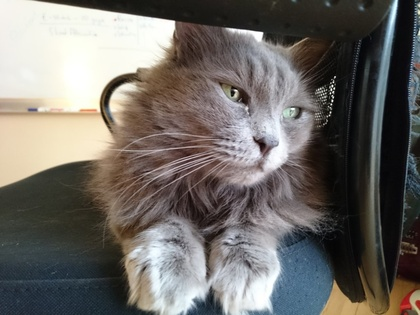
%> input picture MATLAB Codes/images/Gölge.jpg, 420 x 315 px, shrunk from 1024 x 768 before the run
$ octave example.m   (GNU Octave 9; MATLAB toolbox functions it lacks are replaced by stand-ins)
%> lines starting %> are read from the running program, lines starting %| are printed output that depends on the picture; in (x1, y1, x2, y2) boxes, pixels count from 0 and x2, y2 are one past the last pixel; in counts of white or black regions, pixels touching at a corner belong together; the program's own positions count from 1
### MATLAB Codes/makeFieldFromImage.m

function [E_target,maxIntensity] = makeFieldFromImage()


clear I
clear phase
I = imread('images/Gölge.jpg');
%> I is the input picture: size 315x420x3 uint8; mean R, G, B 111.6, 107.6, 103.2
I = (double(I(:,:,1))+double(I(:,:,2))+double(I(:,:,3)))/3;
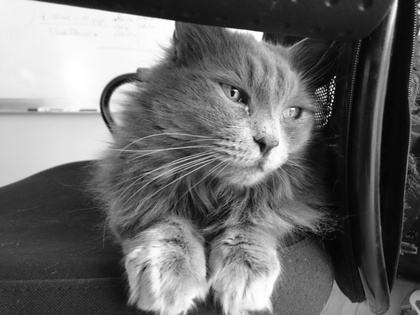
%> I: size 315x420 double; min 0.333, max 255, mean 107.5
I = I / 255;
I = min(1,I*1.3);
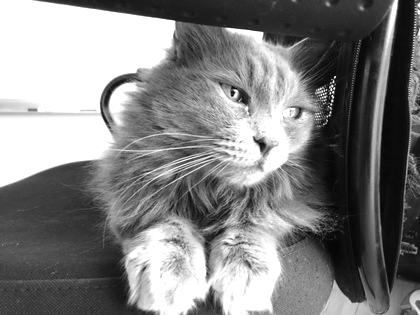
%> I: size 315x420 double; min 0.0017, max 1, mean 0.511
phase = imread('images/Behzat.jpg');
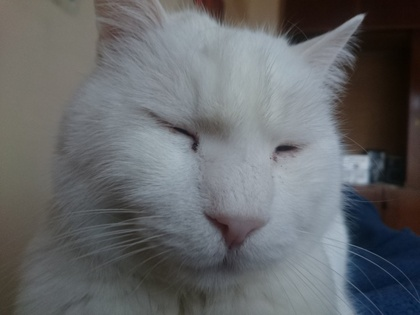
%> input picture MATLAB Codes/images/Behzat.jpg, 420 x 315 px, shrunk from 1024 x 768 before the run
%> phase is the input picture: size 315x420x3 uint8; mean R, G, B 100.6, 102.7, 105
phase = double(phase(:,:,1));
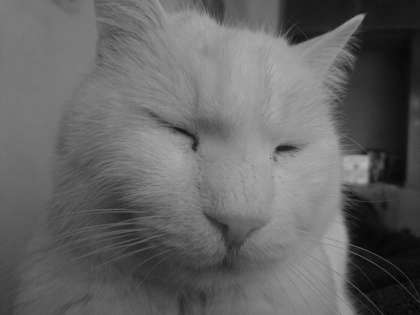
%> phase: size 315x420 double; min 1, max 182, mean 100.6
phase = phase/max(max(phase))*pi;
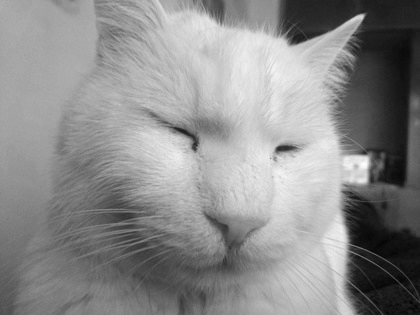
%> phase: size 315x420 double; min 0.0173, max 3.14, mean 1.74; drawn with min black and max white
E_target = sqrt(I).*exp((1.9*pi*phase/max(max(phase))-pi)*1i);

maxIntensity = max(max(I))/sum(sum(I));
%> maxIntensity = 1.48e-05


### MATLAB Codes/superpixelMethod.m

function [DMDpattern,E_obtained,fidelity,efficiency] = superpixelMethod(E_target,resolution,mask)

% for simplicity we take number of DMD pixels equal to the size of E_target
% resolution is given in DMDpixels

[ny, nx] = size(E_target);

% Create Fourier mask
FourierMaskSystemResolution = FourierMask(ny,nx,resolution,mask);

% Rescale the target to the superpixel resolution
E_superpixelResolution = rescaleTargetToSuperpixelResolution(E_target);

% Normalize such that the maximum amplitude is 1
E_superpixelResolution = E_superpixelResolution / max(max(abs(E_superpixelResolution)));

% Calculate which DMD pixels to turn on according to the superpixel method
DMDpixels = phaseAndAmplitude_to_DMDpixels_lookupTable(E_superpixelResolution,'maxAmplitude');
DMDpattern = abs(DMDpixels);

% First lens
DMDpixels_ft = fftshift(fft2(ifftshift(DMDpixels)));

% Spatial filter
DMDpixels_ft = DMDpixels_ft .* FourierMaskSystemResolution;

% Second lens
E_obtained = fftshift(ifft2(ifftshift(DMDpixels_ft)));

% Intensity efficiency (total intensity in E_obtained / total incident
% intensity)
efficiency = sum(sum(abs(E_obtained / sqrt(nx*ny)).^2));

% Normalize fields
E_obtained = E_obtained/sqrt(sum(sum(abs(E_obtained).^2)));
E_target = E_target/sqrt(sum(sum(abs(E_target).^2)));

% Calculate the fidelity
g = innerProduct(E_target,E_obtained);
fidelity = abs(g)^2;

### MATLAB Codes/misc_functions/FourierMask.m
function FourierMask = FourierMask(ny,nx,resolution,mask)

% Create circular aperture around the center

FourierMask = zeros(ny,nx);

maskCenterX = ceil((nx+1)/2);
maskCenterY = ceil((ny+1)/2);

if strcmp(mask,'gaussian')
    for i = 1:ny
        for j = 1:nx
                FourierMask(i,j) = exp(-((i-maskCenterY)^2+(ny/nx*(j-maskCenterX))^2)/(ny/resolution/2)^2);
        end
    end
elseif strcmp(mask,'square1')
    for i = 1:ny
        for j = 1:nx
            if max(abs(i-maskCenterY),abs(ny/nx*(j-maskCenterX))) < (ny/resolution/2)
                FourierMask(i,j) = 1;
            end
        end
    end
elseif strcmp(mask,'square2')
    for i = 1:ny
        for j = 1:nx
            if abs(i-maskCenterY)+abs(ny/nx*(j-maskCenterX)) < (ny/resolution/2)
                FourierMask(i,j) = 1;
            end
        end
    end
else
    for i = 1:ny
        for j = 1:nx
            if (i-maskCenterY)^2+(ny/nx*(j-maskCenterX))^2 < (ny/resolution/2)^2
                FourierMask(i,j) = 1;
            end
        end
    end

end

### MATLAB Codes/misc_functions/rescaleTargetToSuperpixelResolution.m
function E_superpixelResolution = rescaleTargetToSuperpixelResolution(E_target)

% Rescale the target field to the superpixel resolution (currently
% only 4x4 superpixels implemented)
superpixelSize = 4;

[ny,nx] = size(E_target);
maskCenterX = ceil((nx+1)/2);
maskCenterY = ceil((ny+1)/2);

FourierMaskSuperpixelResolution = zeros(ny,nx);

nSuperpixelX = nx / superpixelSize;
nSuperpixelY = ny / superpixelSize;

for i = 1:ny
    for j = 1:nx
        if (i-maskCenterY)^2+(ny/nx*(j-maskCenterX))^2 < (ny/superpixelSize/2)^2
            FourierMaskSuperpixelResolution(i,j) = 1;
        end
    end
end

E_target_ft = fftshift(fft2(ifftshift(E_target)));

% Apply mask
E_target_ft = FourierMaskSuperpixelResolution.*E_target_ft;

% Remove zeros outside of mask
E_superpixelResolution_ft = E_target_ft((maskCenterY - ceil((nSuperpixelY-1)/2)):(maskCenterY + floor((nSuperpixelY-1)/2)),(maskCenterX - ceil((nSuperpixelX-1)/2)):(maskCenterX + floor((nSuperpixelX-1)/2)));

% Add phase gradient to compensate for anomalous 1.5 pixel shift in real
% plane
phaseFactor = ones(nSuperpixelY,nSuperpixelX);
for k = 1:nSuperpixelY
    for j = 1:nSuperpixelX
        phaseFactor(k,j) = exp(2*1i*pi*(k/nSuperpixelY+j/nSuperpixelX)*3/8);
    end
end
E_superpixelResolution_ft = E_superpixelResolution_ft.*phaseFactor;

% Fourier transform back to DMD plane
E_superpixelResolution = fftshift(ifft2(ifftshift( E_superpixelResolution_ft )));

### MATLAB Codes/example.m
clear all
close all

addpath('misc_functions')
addpath('superpixel_lookupTable')
% Definitions
lambda = 0.532;   %um
f1 = 200;         %mm
f2 = 200;         %mm
d = 13.68;        %um distance between mirrors
n = 4;            %n x n is one superpixel

% Aperture Pos
a = lambda*f1/(n^2*d); %in mm since lambda & d are both in um
apt_X = -a;
apt_Y = n*a;


% Diffraction limited spot size in target plane in units of DMD pixels:
resolution = 8;

% Shape of spatial filter:
mask = 'circle';    % choose 'circle'/'square1'/'square2'/'gaussian'

% Create a target field of the size of the DMD:

%[E_target, maxIntensity] = makeBesselFromScratch(9,0,0); % n in Ra/n, ang, A == Zernike coeff.
%[E_target, maxIntensity] = makeBesselBFP(5,70,0,1);
%[E_target, maxIntensity] = makeBesselBFPZern(0,30);
[E_target, maxIntensity] = makeFieldFromImage();
%> maxIntensity = 1.48e-05
%[E_target, maxIntensity] = makeZernTri(5,10);
%[E_target, maxIntensity] = makeSpecklePattern(8);


% Apply the superpixel method to the target field. Here superpixels of size
% 4x4 are used.

[DMDpattern_superpixel, E_superpixel, fidelity_superpixel, efficiency_superpixel] = superpixelMethod(E_target, resolution, mask);
%> after the loop in FourierMask, `for i = 1:ny`:
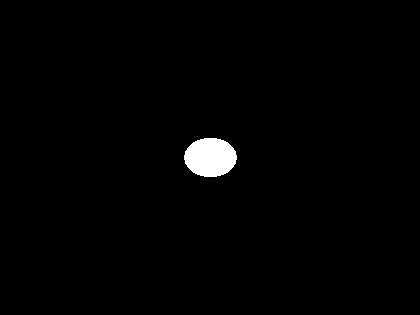
%> FourierMask: size 315x420 double; values 0 (black) and 1 (white), 1.2% white; 1 white region, box (x1, y1, x2, y2) and area: (184, 138, 237, 177) 1623
%> after the loop in rescaleTargetToSuperpixelResolution, `for i = 1:ny`:
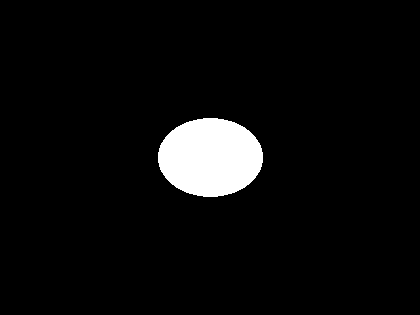
%> FourierMaskSuperpixelResolution: size 315x420 double; values 0 (black) and 1 (white), 4.9% white; 1 white region, box (x1, y1, x2, y2) and area: (158, 118, 263, 197) 6503
%> the run ends on the next line
